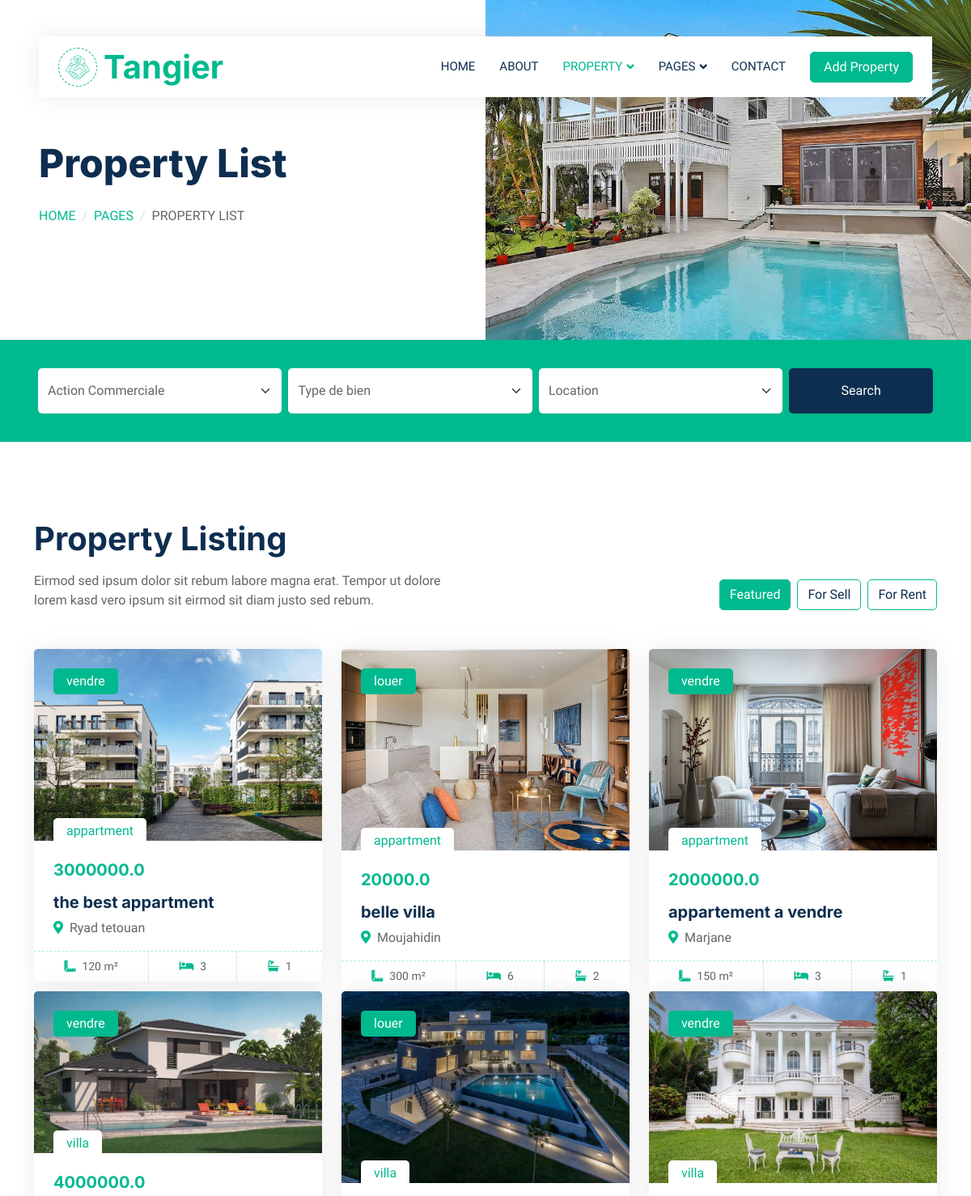
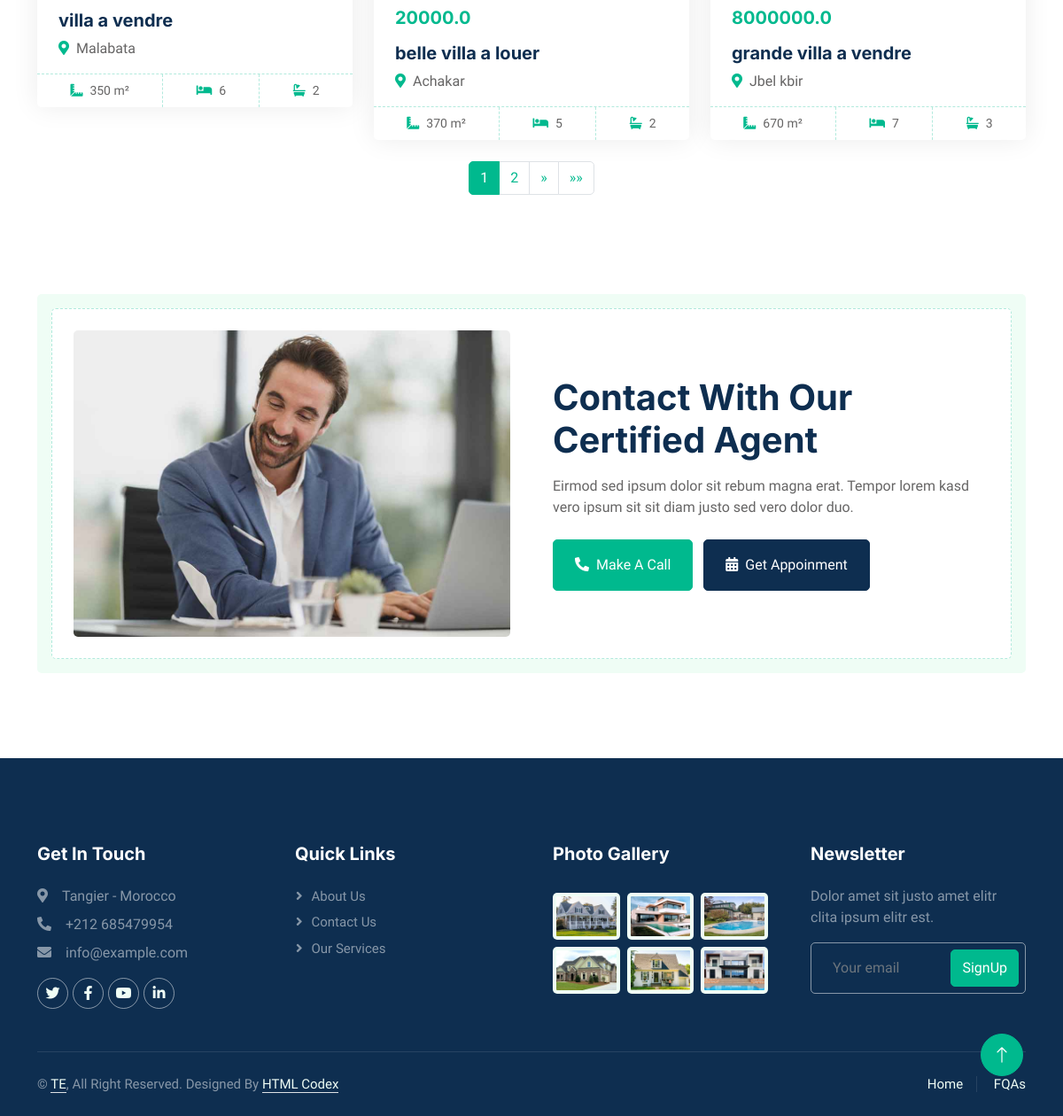
The page /property-list/ on the database its author committed (2 pictures, top to bottom).
### listings/models.py (models this page shows, shortened)
class Listings(models.Model):
    type_bien = models.CharField(max_length=150, default='app/villa...')
    Action_commerciale = models.CharField(max_length=150, default='vendre')
    Titre = models.CharField(max_length=150, default='title')
    Prix = models.FloatField()
    Surface = models.IntegerField()
    Adresse = models.CharField(max_length=150)
    Nombre_chambre = models.IntegerField()
    Nombre_salle_bain = models.IntegerField()

class ListingImage(models.Model):
    listing = models.ForeignKey(Listings, related_name='images', on_delete=models.CASCADE)
    image = models.ImageField(upload_to='images/')

### listings/views.py (the view)
# urls.py: path('property-list/', views.PropertyList, name='property-list'),
def PropertyList(request):
    listings = Listings.objects.all()
    paginator = Paginator(listings, 6)
    page_number = request.GET.get('page')
    page_obj = paginator.get_page(page_number)
    addresses = Listings.objects.values_list('Adresse', flat=True).distinct()
    types_bien = Listings.objects.values_list('type_bien', flat=True).distinct()
    return render(request, 'property-list.html', {
        'page_obj': page_obj,
        'active_tab': 'featured',
        'addresses': addresses,
        'types_bien': types_bien
    })

### templates/property-list.html (shortened to what this page needs)
{% load static %}
<!DOCTYPE html>
<html lang="en">
<head>
    <link href="https://cdnjs.cloudflare.com/ajax/libs/font-awesome/5.10.0/css/all.min.css" rel="stylesheet">
    <link href="https://cdn.jsdelivr.net/npm/bootstrap-icons@1.4.1/font/bootstrap-icons.css" rel="stylesheet">
    <link href="lib/animate/animate.min.css" rel="stylesheet">
    <link href="lib/owlcarousel/assets/owl.carousel.min.css" rel="stylesheet">
    <link href="{% static 'css/bootstrap.min.css' %}" rel="stylesheet">
    <link href="{% static 'css/main.css' %}" rel="stylesheet">
</head>
<body>
    <div class="container-xxl bg-white p-0">
        {% include 'navebar.html' %}
        <div class="container-fluid header bg-white p-0">
            <div class="row g-0 align-items-center flex-column-reverse flex-md-row">
                <div class="col-md-6 p-5 mt-lg-5">
                    <h1 class="display-5 animated fadeIn mb-4">Property List</h1>
                        <nav aria-label="breadcrumb animated fadeIn">
                        <ol class="breadcrumb text-uppercase">
                            <li class="breadcrumb-item"><a href="#">Home</a></li>
                            <li class="breadcrumb-item"><a href="#">Pages</a></li>
                            <li class="breadcrumb-item text-body active" aria-current="page">Property List</li>
                        </ol>
                    </nav>
                </div>
                <div class="col-md-6 animated fadeIn">
                    <img class="img-fluid" src="{% static 'images/header.jpg' %}" alt="">
                </div>
            </div>
        </div>
        <form action="{% url 'property_search' %}" method="POST" class="container-fluid bg-primary mb-5 wow fadeIn" data-wow-delay="0.1s" style="padding: 35px;">
            <div class="container">
                <div class="row g-2">
                    <div class="col-md-10">
                        <div class="row g-2">
                            <div class="col-md-4">
                                <select name="action_commerciale" class="form-select border-0 py-3">
                                    <option selected>Action Commerciale</option>
                                </select>
                            </div>
                            <div class="col-md-4">
                                <select name="type_bien" class="form-select border-0 py-3">
                                    <option selected>Type de bien</option>
                                </select>
                            </div>
                            <div class="col-md-4">
                                <select name="location" class="form-select border-0 py-3">
                                    <option selected>Location</option>
                                </select>
                            </div>
                        </div>
                    </div>
                    <div class="col-md-2">
                        <button type="submit" class="btn btn-dark border-0 w-100 py-3">Search</button>
                    </div>
                </div>
            </div>
        </form>
<div class="container-xxl py-5">
    <div class="container">
        <div class="row g-0 gx-5 align-items-end">
            <div class="col-lg-6">
                <div class="text-start mx-auto mb-5 wow slideInLeft" data-wow-delay="0.1s">
                    <h1 class="mb-3">Property Listing</h1>
                    <p>Eirmod sed ipsum dolor sit rebum labore magna erat. Tempor ut dolore lorem kasd vero ipsum sit eirmod sit diam justo sed rebum.</p>
                </div>
            </div>
            <div class="col-lg-6 text-start text-lg-end wow slideInRight" data-wow-delay="0.1s">
                <ul class="nav nav-pills d-inline-flex justify-content-end mb-5">
                    <li class="nav-item me-2">
                        <a class="btn btn-outline-primary {% if active_tab == 'featured' %}active{% endif %}" data-bs-toggle="pill" href="{% url 'property-list' %}">Featured</a>
                    </li>
                    <li class="nav-item me-2">
                        <a class="btn btn-outline-primary {% if active_tab == 'for_sale' %}active{% endif %}" href="{% url 'property_list_for_sale' %}">For Sell</a>
                    </li>
                    <li class="nav-item me-0">
                        <a class="btn btn-outline-primary {% if active_tab == 'for_rent' %}active{% endif %}" href="{% url 'property_list_for_rent' %}">For Rent</a>
                    </li>
                </ul>
            </div>
        </div>
        <div class="row">
            {% for listing in page_obj %}
            <div class="col-lg-4 col-md-6 wow fadeInUp" data-wow-delay="0.1s">
                <div class="property-item rounded overflow-hidden">
                    <div class="position-relative overflow-hidden">
                        <a href="{% url 'annonce_detail' listing.id %}">
                            {% if listing.images.first %}
                                <img class="img-fluid" src="{{ listing.images.first.image.url }}" alt="{{ listing.Titre }}">
                            {% else %}
                                <img class="img-fluid" src="{% static 'images/carousel-1.jpg' %}" alt="Image non disponible">
                            {% endif %}
                        </a>
                        <div class="bg-primary rounded text-white position-absolute start-0 top-0 m-4 py-1 px-3">{{ listing.Action_commerciale }}</div>
                        <div class="bg-white rounded-top text-primary position-absolute start-0 bottom-0 mx-4 pt-1 px-3">{{ listing.type_bien }}</div>
                    </div>
                    <div class="p-4 pb-0">
                        <h5 class="text-primary mb-3">{{ listing.Prix }}</h5>
                        <a class="d-block h5 mb-2" href="{% url 'annonce_detail' listing.id %}">{{ listing.Titre }}</a>
                        <p><i class="fa fa-map-marker-alt text-primary me-2"></i>{{ listing.Adresse }}</p>
                    </div>
                    <div class="d-flex border-top">
                        <small class="flex-fill text-center border-end py-2"><i class="fa fa-ruler-combined text-primary me-2"></i>{{ listing.Surface }} m²</small>
                        <small class="flex-fill text-center border-end py-2"><i class="fa fa-bed text-primary me-2"></i>{{ listing.Nombre_chambre }}</small>
                        <small class="flex-fill text-center py-2"><i class="fa fa-bath text-primary me-2"></i>{{ listing.Nombre_salle_bain }}</small>
                    </div>
                </div>
            </div>
            {% endfor %}
        </div>
        <div class="d-flex justify-content-center mt-4">
            <nav aria-label="Page navigation example">
                <ul class="pagination">
                    {% for num in page_obj.paginator.page_range %}
                    {% if page_obj.number == num %}
                    <li class="page-item active"><span class="page-link">{{ num }}</span></li>
                    {% elif num > page_obj.number|add:'-3' and num < page_obj.number|add:'3' %}
                    <li class="page-item"><a class="page-link" href="?page={{ num }}">{{ num }}</a></li>
                    {% endif %}
                    {% endfor %}
                    {% if page_obj.has_next %}
                    <li class="page-item">
                        <a class="page-link" href="?page={{ page_obj.next_page_number }}" aria-label="Next">
                            <span aria-hidden="true">&raquo;</span>
                        </a>
                    </li>
                    <li class="page-item">
                        <a class="page-link" href="?page={{ page_obj.paginator.num_pages }}" aria-label="Last">
                            <span aria-hidden="true">&raquo;&raquo;</span>
                        </a>
                    </li>
                    {% endif %}
                </ul>
            </nav>
        </div>
    </div>
</div>
        <div class="container-xxl py-5">
            <div class="container">
                <div class="bg-light rounded p-3">
                    <div class="bg-white rounded p-4" style="border: 1px dashed rgba(0, 185, 142, .3)">
                        <div class="row g-5 align-items-center">
                            <div class="col-lg-6 wow fadeIn" data-wow-delay="0.1s">
                                <img class="img-fluid rounded w-100" src="{% static 'images/call-to-action.jpg' %}" alt="">
                            </div>
                            <div class="col-lg-6 wow fadeIn" data-wow-delay="0.5s">
                                <div class="mb-4">
                                    <h1 class="mb-3">Contact With Our Certified Agent</h1>
                                    <p>Eirmod sed ipsum dolor sit rebum magna erat. Tempor lorem kasd vero ipsum sit sit diam justo sed vero dolor duo.</p>
                                </div>
                                <a href="https://wa.me/212620827855" class="btn btn-primary py-3 px-4 me-2"><i class="fa fa-phone-alt me-2"></i>Make A Call</a>
                                <a href="{% url 'contact' %}" class="btn btn-dark py-3 px-4"><i class="fa fa-calendar-alt me-2"></i>Get Appoinment</a>
                            </div>
                        </div>
                    </div>
                </div>
            </div>
        </div>
        {% include 'footer.html' %}
        <a href="#" class="btn btn-lg btn-primary btn-lg-square back-to-top"><i class="bi bi-arrow-up"></i></a>
    </div>
</body>
</html>

### rows shown on the page
Listings: images.first.image (picture), Action_commerciale "vendre", type_bien "appartment", Prix "3000000.0", Titre "the best appartment", Adresse "Ryad tetouan", Surface "120", Nombre_chambre "3", Nombre_salle_bain "1"
Listings: images.first.image (picture), Action_commerciale "louer", type_bien "appartment", Prix "20000.0", Titre "belle villa", Adresse "Moujahidin", Surface "300", Nombre_chambre "6", Nombre_salle_bain "2"
Listings: images.first.image (picture), Action_commerciale "vendre", type_bien "appartment", Prix "2000000.0", Titre "appartement a vendre", Adresse "Marjane", Surface "150", Nombre_chambre "3", Nombre_salle_bain "1"
Listings: images.first.image (picture), Action_commerciale "vendre", type_bien "villa", Prix "4000000.0", Titre "villa a vendre", Adresse "Malabata", Surface "350", Nombre_chambre "6", Nombre_salle_bain "2"
Listings: images.first.image (picture), Action_commerciale "louer", type_bien "villa", Prix "20000.0", Titre "belle villa a louer", Adresse "Achakar", Surface "370", Nombre_chambre "5", Nombre_salle_bain "2"
Listings: images.first.image (picture), Action_commerciale "vendre", type_bien "villa", Prix "8000000.0", Titre "grande villa a vendre", Adresse "Jbel kbir", Surface "670", Nombre_chambre "7", Nombre_salle_bain "3"

### other values the page prints
{{ num }} "1"
{{ num }} "2"
